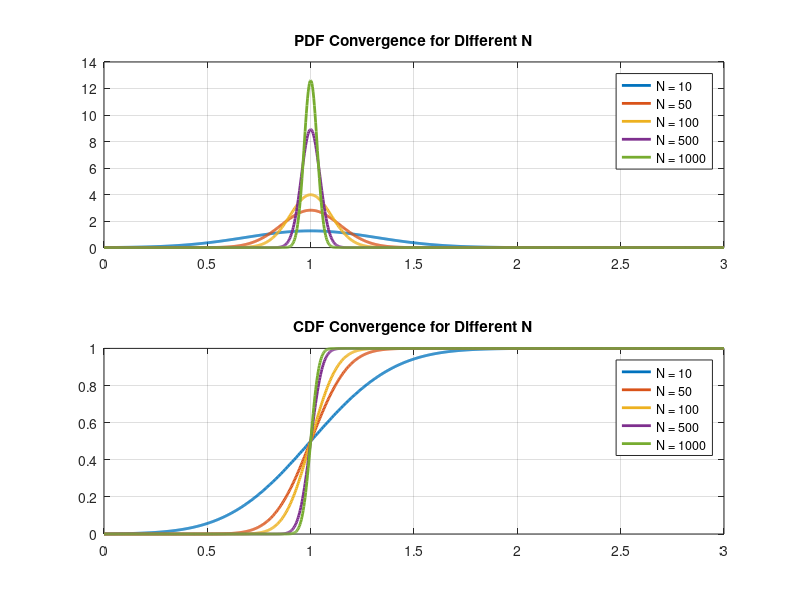

Source code (MATLAB): (Note: this script raises an error after producing the figure.)
% Parameters
mu = 1;
sigma_sq = 1;
N_values = [10, 50, 100, 500, 1000]; % Different sample sizes

% Create a figure for PDF convergence
figure;

% Define the x values
x = linspace(0, 3, 1000);

% Initialize arrays to store PDF and CDF values for different N
pdf_values = zeros(length(N_values), length(x));
cdf_values = zeros(length(N_values), length(x));

for i = 1:length(N_values)
    N = N_values(i);
    
    % Calculate the exact mean and variance
    exact_mu = mu;
    exact_sigma_sq = sigma_sq / N;
    
    % Calculate the exact PDF and CDF
    exact_pdf = normpdf(x, exact_mu, sqrt(exact_sigma_sq));
    exact_cdf = normcdf(x, exact_mu, sqrt(exact_sigma_sq));
    
    % Store PDF and CDF values
    pdf_values(i, :) = exact_pdf;
    cdf_values(i, :) = exact_cdf;
end

% Plot the PDF convergence for different N
subplot(2, 1, 1);
plot(x, pdf_values, 'LineWidth', 2);
title('PDF Convergence for Different N');
legend_str = arrayfun(@(N) ['N = ' num2str(N)], N_values, 'UniformOutput', false);
legend(legend_str);
grid on;

% Plot the CDF convergence for different N
subplot(2, 1, 2);
plot(x, cdf_values, 'LineWidth', 2);
title('CDF Convergence for Different N');
legend(legend_str);
grid on;

% Adjust the figure layout
sgtitle('Convergence of PDF and CDF as N Increases');



%%%%% Graph for comparing exact and the other distr

% Parameters
mu = 1;
sigma_sq = 1;
N_values = [10, 50, 100, 500, 1000]; % Different sample sizes

% Create a figure with subplots for PDF and CDF
figure;

for i = 1:length(N_values)
    N = N_values(i);
    
    % Calculate the exact mean and variance
    exact_mu = mu;
    exact_sigma_sq = sigma_sq / N;
    
    % Define the x values
    x = linspace(0, 3, 1000);
    
    % Calculate the exact PDF and CDF
    exact_pdf = normpdf(x, exact_mu, sqrt(exact_sigma_sq));
    exact_cdf = normcdf(x, exact_mu, sqrt(exact_sigma_sq));
    
    % Create a subplot for PDF
    subplot(length(N_values), 2, 2 * i - 1);
    plot(x, exact_pdf, 'LineWidth', 2);
    title(['Exact PDF (N = ' num2str(N) ')']);
    grid on;
    
    % Create a subplot for CDF
    subplot(length(N_values), 2, 2 * i);
    plot(x, exact_cdf, 'LineWidth', 2);
    title(['Exact CDF (N = ' num2str(N) ')']);
    grid on;
end

% Plot the asymptotic normal distribution for both PDF and CDF
asymptotic_mu = mu;
asymptotic_sigma = sqrt(sigma_sq);

% Define the x values
x = linspace(0, 3, 1000);

% Calculate the asymptotic PDF and CDF
asymptotic_pdf = normpdf(x, asymptotic_mu, asymptotic_sigma);
asymptotic_cdf = normcdf(x, asymptotic_mu, asymptotic_sigma);

% Create a subplot for asymptotic PDF
subplot(length(N_values), 2, 2 * length(N_values) - 1);
plot(x, asymptotic_pdf, 'k--', 'LineWidth', 2);
title('Asymptotic PDF (N = \infty)');
grid on;

% Create a subplot for asymptotic CDF
subplot(length(N_values), 2, 2 * length(N_values));
plot(x, asymptotic_cdf, 'k--', 'LineWidth', 2);
title('Asymptotic CDF (N = \infty)');
grid on;

% Adjust the figure layout
sgtitle('Comparison of Exact and Asymptotic Normal Distributions of Y');


